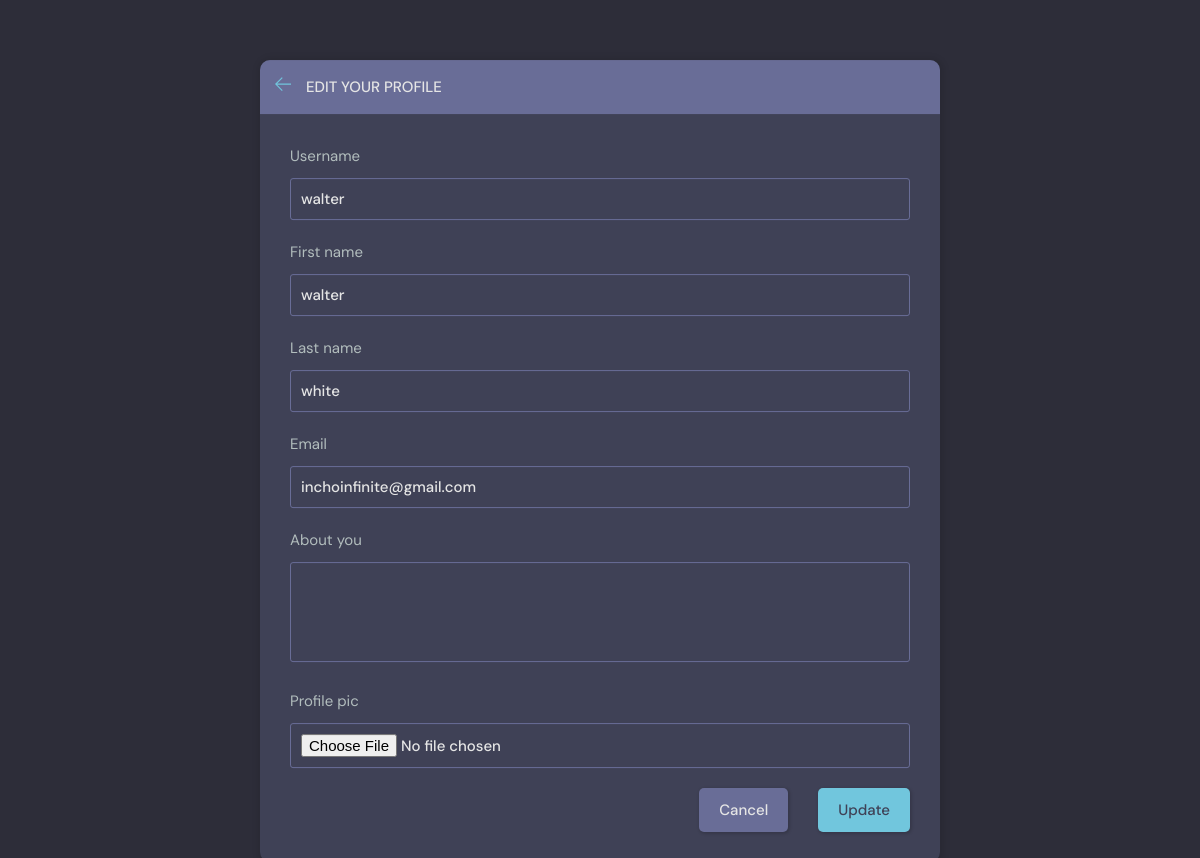
The page /update_profile/1 (signed in) on the database as committed earlier.
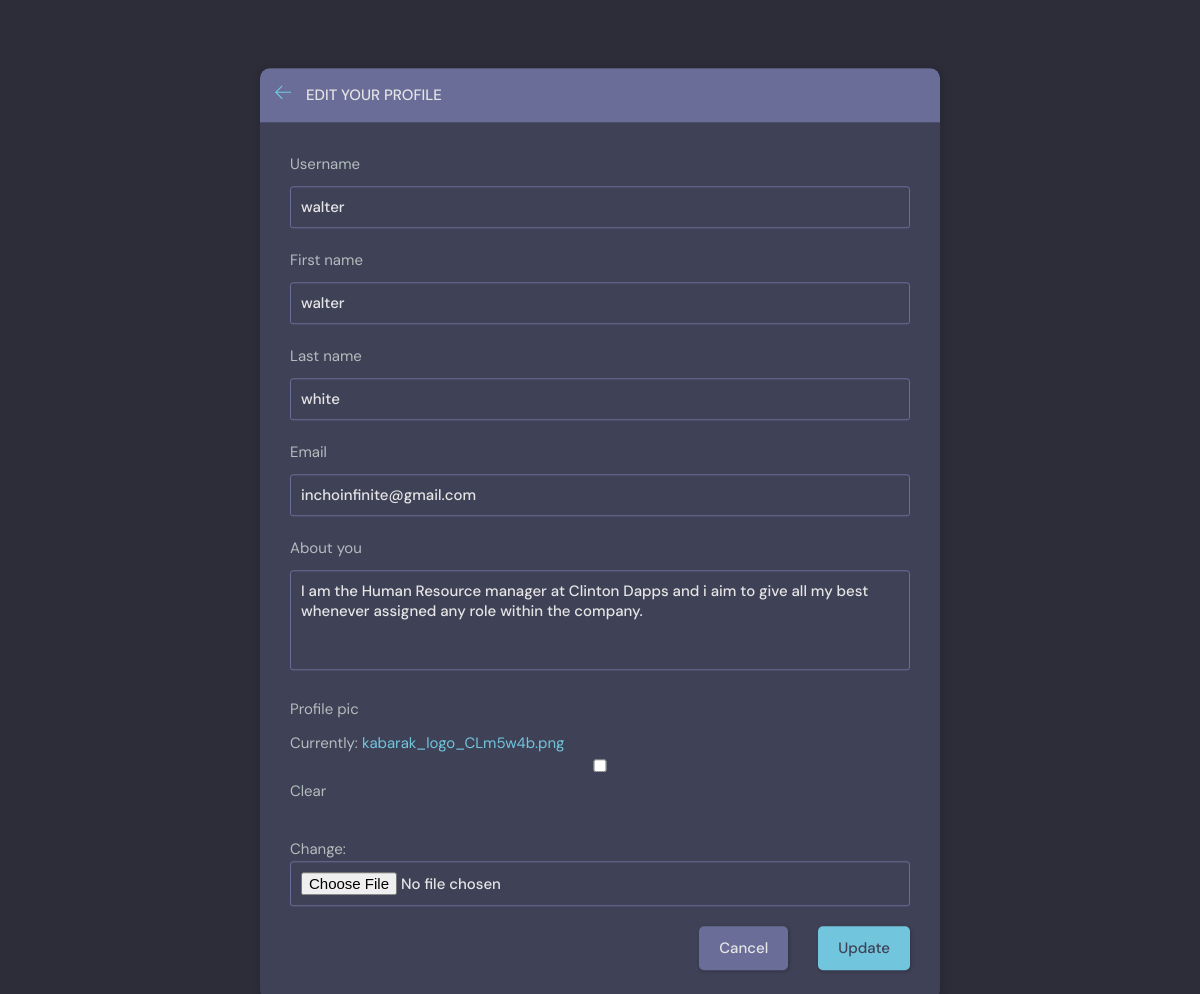
The same page on the database as committed later.
### base/models.py (models this page shows, shortened)
class Profile(models.Model):
    user = models.OneToOneField(User, on_delete=models.CASCADE)
    username = models.CharField(max_length=200, null=True)
    first_name = models.CharField(max_length=100,null=True)
    last_name = models.CharField(max_length=100,null=True)
    email = models.EmailField(unique=True, null=True)
    about_you = models.TextField(null=True)
    profile_pic = models.ImageField(null=True , blank=True, default="avatar.svg") #later add the default profile image

### base/views.py (the view)
# urls.py: path('update_profile/<str:pk>', views.update_profile, name='update_profile'),
@login_required(login_url='login')
def update_profile(request, pk):
    page = 'update_user_profile'
    user = request.user
    profile = user.profile
    form = ProfileForm(instance=profile)
    if request.method == 'POST':
        form = ProfileForm(request.POST, request.FILES, instance=profile)
        if form.is_valid():
            form.save()
            return redirect('user_profile', pk=user.id)
    context = {'form':form, 'page':page}
    return render(request, 'base/update_form.html', context)

### base/forms.py
class ProfileForm(ModelForm):
    class Meta:
        model = Profile
        fields = '__all__'
        exclude = ['user']

### base/templates/base/update_form.html (shortened to what this page needs)
{% extends 'index.html' %} {% block content %} {% if page == 'update_user_profile' %}
<main class="update-account layout">
    <div class="container">
        <div class="layout__box">
            <div class="layout__boxHeader">
                <div class="layout__boxTitle">
                    <a href="{% url 'user_profile' request.user.id %}">
                        <svg version="1.1" xmlns="http://www.w3.org/2000/svg" width="32" height="32" viewBox="0 0 32 32">
                                <title>arrow-left</title>
                                <path
                                    d="M13.723 2.286l-13.723 13.714 13.719 13.714 1.616-1.611-10.96-10.96h27.625v-2.286h-27.625l10.965-10.965-1.616-1.607z">
                                </path>
                            </svg>
                    </a>
                    <h3>Edit your profile</h3>
                </div>
            </div>
            <div class="layout__body">
                <form class="form" action="" method="POST" enctype="multipart/form-data">
                    {% csrf_token %} {% for field in form %}
                    <div class="form__group">
                        <label for="profile_pic">{{field.label}}</label> {{field}}
                    </div>
                    {% endfor %}
                    <div class="form__action">
                        <a class="btn btn--dark" href="{% url 'home' %}">Cancel</a>
                        <button class="btn btn--main" type="submit">Update</button>
                    </div>
                </form>
            </div>
        </div>
    </div>
</main>
{% endif %} {% endblock %}

Rows that differ between the two databases and show on the page:
changed Profile "walter": about_you (not shown) → "I am the Human Resource manager at Clinton Dapps and i aim to give all my best whenever assigned any role within the company."
Other text that changed with them:
new list line: "Currently: kabarak_logo_CLm5w4b.png Clear Change: ☐"
